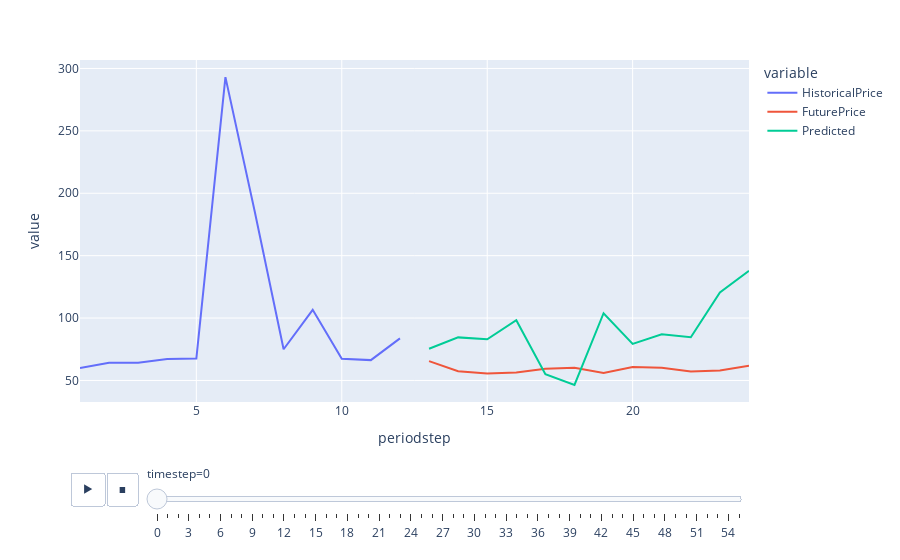

Notebook code cell kept with this figure:
### Code cell
import plotly.express as px

fig = px.line(ddf, x="periodstep", y=["HistoricalPrice", "FuturePrice", "Predicted"], animation_frame="timestep")
# fig.update_layout(height=700)  
fig.show()

### Figure 1 — Plotly figure (JSON) as saved in the notebook; plotly's stock layout.template omitted (floating-point values rounded to 4 significant figures)
{"data": [{"hovertemplate": "variable=HistoricalPrice<br>timestep=0<br>periodstep=%{x}<br>value=%{y}<extra></extra>", "legendgroup": "HistoricalPrice", "line": {"color": "#636efa", "dash": "solid"}, "marker": {"symbol": "circle"}, "mode": "lines", "name": "HistoricalPrice", "orientation": "v", "showlegend": true, "type": "scatter", "x": [1, 2, 3, 4, 5, 6, 7, 8, 9, 10, 11, 12, 13, 14, 15, 16, 17, 18, 19, 20, 21, 22, 23, 24], "xaxis": "x", "y": [59.91, 64.2, 64.15, 67.2, 67.58, 293.1, 186.2, 75, 106.6, 67.44, 66.31, 83.71, null, null, null, null, null, null, null, null, null, null, null, null], "yaxis": "y"}, {"hovertemplate": "variable=FuturePrice<br>timestep=0<br>periodstep=%{x}<br>value=%{y}<extra></extra>", "legendgroup": "FuturePrice", "line": {"color": "#EF553B", "dash": "solid"}, "marker": {"symbol": "circle"}, "mode": "lines", "name": "FuturePrice", "orientation": "v", "showlegend": true, "type": "scatter", "x": [1, 2, 3, 4, 5, 6, 7, 8, 9, 10, 11, 12, 13, 14, 15, 16, 17, 18, 19, 20, 21, 22, 23, 24], "xaxis": "x", "y": [null, null, null, null, null, null, null, null, null, null, null, null, 65.51, 57.34, 55.57, 56.42, 59.36, 60.26, 55.97, 60.71, 60.15, 57.11, 58.05, 61.79], "yaxis": "y"}, {"hovertemplate": "variable=Predicted<br>timestep=0<br>periodstep=%{x}<br>value=%{y}<extra></extra>", "legendgroup": "Predicted", "line": {"color": "#00cc96", "dash": "solid"}, "marker": {"symbol": "circle"}, "mode": "lines", "name": "Predicted", "orientation": "v", "showlegend": true, "type": "scatter", "x": [1, 2, 3, 4, 5, 6, 7, 8, 9, 10, 11, 12, 13, 14, 15, 16, 17, 18, 19, 20, 21, 22, 23, 24], "xaxis": "x", "y": [null, null, null, null, null, null, null, null, null, null, null, null, 75.45, 84.53, 82.99, 98.31, 55.05, 46.45, 103.9, 79.25, 86.96, 84.65, 120.6, 137.8], "yaxis": "y"}], "layout": {"legend": {"title": {"text": "variable"}, "tracegroupgap": 0}, "margin": {"t": 60}, "sliders": [{"active": 0, "currentvalue": {"prefix": "timestep="}, "len": 0.9, "pad": {"b": 10, "t": 60}, "steps": [{"args": [["0"], {"frame": {"duration": 0, "redraw": false}, "fromcurrent": true, "mode": "immediate", "transition": {"duration": 0, "easing": "linear"}}], "label": "0", "method": "animate"}, {"args": [["1"], {"frame": {"duration": 0, "redraw": false}, "fromcurrent": true, "mode": "immediate", "transition": {"duration": 0, "easing": "linear"}}], "label": "1", "method": "animate"}, {"args": [["2"], {"frame": {"duration": 0, "redraw": false}, "fromcurrent": true, "mode": "immediate", "transition": {"duration": 0, "easing": "linear"}}], "label": "2", "method": "animate"}, {"args": [["3"], {"frame": {"duration": 0, "redraw": false}, "fromcurrent": true, "mode": "immediate", "transition": {"duration": 0, "easing": "linear"}}], "label": "3", "method": "animate"}, {"args": [["4"], {"frame": {"duration": 0, "redraw": false}, "fromcurrent": true, "mode": "immediate", "transition": {"duration": 0, "easing": "linear"}}], "label": "4", "method": "animate"}, {"args": [["5"], {"frame": {"duration": 0, "redraw": false}, "fromcurrent": true, "mode": "immediate", "transition": {"duration": 0, "easing": "linear"}}], "label": "5", "method": "animate"}, {"args": [["6"], {"frame": {"duration": 0, "redraw": false}, "fromcurrent": true, "mode": "immediate", "transition": {"duration": 0, "easing": "linear"}}], "label": "6", "method": "animate"}, {"args": [["7"], {"frame": {"duration": 0, "redraw": false}, "fromcurrent": true, "mode": "immediate", "transition": {"duration": 0, "easing": "linear"}}], "label": "7", "method": "animate"}, {"args": [["8"], {"frame": {"duration": 0, "redraw": false}, "fromcurrent": true, "mode": "immediate", "transition": {"duration": 0, "easing": "linear"}}], "label": "8", "method": "animate"}, {"args": [["9"], {"frame": {"duration": 0, "redraw": false}, "fromcurrent": true, "mode": "immediate", "transition": {"duration": 0, "easing": "linear"}}], "label": "9", "method": "animate"}, {"args": [["10"], {"frame": {"duration": 0, "redraw": false}, "fromcurrent": true, "mode": "immediate", "transition": {"duration": 0, "easing": "linear"}}], "label": "10", "method": "animate"}, {"args": [["11"], {"frame": {"duration": 0, "redraw": false}, "fromcurrent": true, "mode": "immediate", "transition": {"duration": 0, "easing": "linear"}}], "label": "11", "method": "animate"}, {"args": [["12"], {"frame": {"duration": 0, "redraw": false}, "fromcurrent": true, "mode": "immediate", "transition": {"duration": 0, "easing": "linear"}}], "label": "12", "method": "animate"}, {"args": [["13"], {"frame": {"duration": 0, "redraw": false}, "fromcurrent": true, "mode": "immediate", "transition": {"duration": 0, "easing": "linear"}}], "label": "13", "method": "animate"}, {"args": [["14"], {"frame": {"duration": 0, "redraw": false}, "fromcurrent": true, "mode": "immediate", "transition": {"duration": 0, "easing": "linear"}}], "label": "14", "method": "animate"}, {"args": [["15"], {"frame": {"duration": 0, "redraw": false}, "fromcurrent": true, "mode": "immediate", "transition": {"duration": 0, "easing": "linear"}}], "label": "15", "method": "animate"}, {"args": [["16"], {"frame": {"duration": 0, "redraw": false}, "fromcurrent": true, "mode": "immediate", "transition": {"duration": 0, "easing": "linear"}}], "label": "16", "method": "animate"}, {"args": [["17"], {"frame": {"duration": 0, "redraw": false}, "fromcurrent": true, "mode": "immediate", "transition": {"duration": 0, "easing": "linear"}}], "label": "17", "method": "animate"}, {"args": [["18"], {"frame": {"duration": 0, "redraw": false}, "fromcurrent": true, "mode": "immediate", "transition": {"duration": 0, "easing": "linear"}}], "label": "18", "method": "animate"}, {"args": [["19"], {"frame": {"duration": 0, "redraw": false}, "fromcurrent": true, "mode": "immediate", "transition": {"duration": 0, "easing": "linear"}}], "label": "19", "method": "animate"}, {"args": [["20"], {"frame": {"duration": 0, "redraw": false}, "fromcurrent": true, "mode": "immediate", "transition": {"duration": 0, "easing": "linear"}}], "label": "20", "method": "animate"}, {"args": [["21"], {"frame": {"duration": 0, "redraw": false}, "fromcurrent": true, "mode": "immediate", "transition": {"duration": 0, "easing": "linear"}}], "label": "21", "method": "animate"}, {"args": [["22"], {"frame": {"duration": 0, "redraw": false}, "fromcurrent": true, "mode": "immediate", "transition": {"duration": 0, "easing": "linear"}}], "label": "22", "method": "animate"}, {"args": [["23"], {"frame": {"duration": 0, "redraw": false}, "fromcurrent": true, "mode": "immediate", "transition": {"duration": 0, "easing": "linear"}}], "label": "23", "method": "animate"}, {"args": [["24"], {"frame": {"duration": 0, "redraw": false}, "fromcurrent": true, "mode": "immediate", "transition": {"duration": 0, "easing": "linear"}}], "label": "24", "method": "animate"}, {"args": [["25"], {"frame": {"duration": 0, "redraw": false}, "fromcurrent": true, "mode": "immediate", "transition": {"duration": 0, "easing": "linear"}}], "label": "25", "method": "animate"}, {"args": [["26"], {"frame": {"duration": 0, "redraw": false}, "fromcurrent": true, "mode": "immediate", "transition": {"duration": 0, "easing": "linear"}}], "label": "26", "method": "animate"}, {"args": [["27"], {"frame": {"duration": 0, "redraw": false}, "fromcurrent": true, "mode": "immediate", "transition": {"duration": 0, "easing": "linear"}}], "label": "27", "method": "animate"}, {"args": [["28"], {"frame": {"duration": 0, "redraw": false}, "fromcurrent": true, "mode": "immediate", "transition": {"duration": 0, "easing": "linear"}}], "label": "28", "method": "animate"}, {"args": [["29"], {"frame": {"duration": 0, "redraw": false}, "fromcurrent": true, "mode": "immediate", "transition": {"duration": 0, "easing": "linear"}}], "label": "29", "method": "animate"}, {"args": [["30"], {"frame": {"duration": 0, "redraw": false}, "fromcurrent": true, "mode": "immediate", "transition": {"duration": 0, "easing": "linear"}}], "label": "30", "method": "animate"}, {"args": [["31"], {"frame": {"duration": 0, "redraw": false}, "fromcurrent": true, "mode": "immediate", "transition": {"duration": 0, "easing": "linear"}}], "label": "31", "method": "animate"}, {"args": [["32"], {"frame": {"duration": 0, "redraw": false}, "fromcurrent": true, "mode": "immediate", "transition": {"duration": 0, "easing": "linear"}}], "label": "32", "method": "animate"}, {"args": [["33"], {"frame": {"duration": 0, "redraw": false}, "fromcurrent": true, "mode": "immediate", "transition": {"duration": 0, "easing": "linear"}}], "label": "33", "method": "animate"}, {"args": [["34"], {"frame": {"duration": 0, "redraw": false}, "fromcurrent": true, "mode": "immediate", "transition": {"duration": 0, "easing": "linear"}}], "label": "34", "method": "animate"}, {"args": [["35"], {"frame": {"duration": 0, "redraw": false}, "fromcurrent": true, "mode": "immediate", "transition": {"duration": 0, "easing": "linear"}}], "label": "35", "method": "animate"}, {"args": [["36"], {"frame": {"duration": 0, "redraw": false}, "fromcurrent": true, "mode": "immediate", "transition": {"duration": 0, "easing": "linear"}}], "label": "36", "method": "animate"}, {"args": [["37"], {"frame": {"duration": 0, "redraw": false}, "fromcurrent": true, "mode": "immediate", "transition": {"duration": 0, "easing": "linear"}}], "label": "37", "method": "animate"}, {"args": [["38"], {"frame": {"duration": 0, "redraw": false}, "fromcurrent": true, "mode": "immediate", "transition": {"duration": 0, "easing": "linear"}}], "label": "38", "method": "animate"}, {"args": [["39"], {"frame": {"duration": 0, "redraw": false}, "fromcurrent": true, "mode": "immediate", "transition": {"duration": 0, "easing": "linear"}}], "label": "39", "method": "animate"}, {"args": [["40"], {"frame": {"duration": 0, "redraw": false}, "fromcurrent": true, "mode": "immediate", "transition": {"duration": 0, "easing": "linear"}}], "label": "40", "method": "animate"}, {"args": [["41"], {"frame": {"duration": 0, "redraw": false}, "fromcurrent": true, "mode": "immediate", "transition": {"duration": 0, "easing": "linear"}}], "label": "41", "method": "animate"}, {"args": [["42"], {"frame": {"duration": 0, "redraw": false}, "fromcurrent": true, "mode": "immediate", "transition": {"duration": 0, "easing": "linear"}}], "label": "42", "method": "animate"}, {"args": [["43"], {"frame": {"duration": 0, "redraw": false}, "fromcurrent": true, "mode": "immediate", "transition": {"duration": 0, "easing": "linear"}}], "label": "43", "method": "animate"}, {"args": [["44"], {"frame": {"duration": 0, "redraw": false}, "fromcurrent": true, "mode": "immediate", "transition": {"duration": 0, "easing": "linear"}}], "label": "44", "method": "animate"}, {"args": [["45"], {"frame": {"duration": 0, "redraw": false}, "fromcurrent": true, "mode": "immediate", "transition": {"duration": 0, "easing": "linear"}}], "label": "45", "method": "animate"}, {"args": [["46"], {"frame": {"duration": 0, "redraw": false}, "fromcurrent": true, "mode": "immediate", "transition": {"duration": 0, "easing": "linear"}}], "label": "46", "method": "animate"}, {"args": [["47"], {"frame": {"duration": 0, "redraw": false}, "fromcurrent": true, "mode": "immediate", "transition": {"duration": 0, "easing": "linear"}}], "label": "47", "method": "animate"}, {"args": [["48"], {"frame": {"duration": 0, "redraw": false}, "fromcurrent": true, "mode": "immediate", "transition": {"duration": 0, "easing": "linear"}}], "label": "48", "method": "animate"}, {"args": [["49"], {"frame": {"duration": 0, "redraw": false}, "fromcurrent": true, "mode": "immediate", "transition": {"duration": 0, "easing": "linear"}}], "label": "49", "method": "animate"}, {"args": [["50"], {"frame": {"duration": 0, "redraw": false}, "fromcurrent": true, "mode": "immediate", "transition": {"duration": 0, "easing": "linear"}}], "label": "50", "method": "animate"}, {"args": [["51"], {"frame": {"duration": 0, "redraw": false}, "fromcurrent": true, "mode": "immediate", "transition": {"duration": 0, "easing": "linear"}}], "label": "51", "method": "animate"}, {"args": [["52"], {"frame": {"duration": 0, "redraw": false}, "fromcurrent": true, "mode": "immediate", "transition": {"duration": 0, "easing": "linear"}}], "label": "52", "method": "animate"}, {"args": [["53"], {"frame": {"duration": 0, "redraw": false}, "fromcurrent": true, "mode": "immediate", "transition": {"duration": 0, "easing": "linear"}}], "label": "53", "method": "animate"}, {"args": [["54"], {"frame": {"duration": 0, "redraw": false}, "fromcurrent": true, "mode": "immediate", "transition": {"duration": 0, "easing": "linear"}}], "label": "54", "method": "animate"}, {"args": [["55"], {"frame": {"duration": 0, "redraw": false}, "fromcurrent": true, "mode": "immediate", "transition": {"duration": 0, "easing": "linear"}}], "label": "55", "method": "animate"}], "x": 0.1, "xanchor": "left", "y": 0, "yanchor": "top"}], "updatemenus": [{"buttons": [{"args": [null, {"frame": {"duration": 500, "redraw": false}, "fromcurrent": true, "mode": "immediate", "transition": {"duration": 500, "easing": "linear"}}], "label": "&#9654;", "method": "animate"}, {"args": [[null], {"frame": {"duration": 0, "redraw": false}, "fromcurrent": true, "mode": "immediate", "transition": {"duration": 0, "easing": "linear"}}], "label": "&#9724;", "method": "animate"}], "direction": "left", "pad": {"r": 10, "t": 70}, "showactive": false, "type": "buttons", "x": 0.1, "xanchor": "right", "y": 0, "yanchor": "top"}], "xaxis": {"anchor": "y", "domain": [0, 1], "title": {"text": "periodstep"}}, "yaxis": {"anchor": "x", "domain": [0, 1], "title": {"text": "value"}}}}
